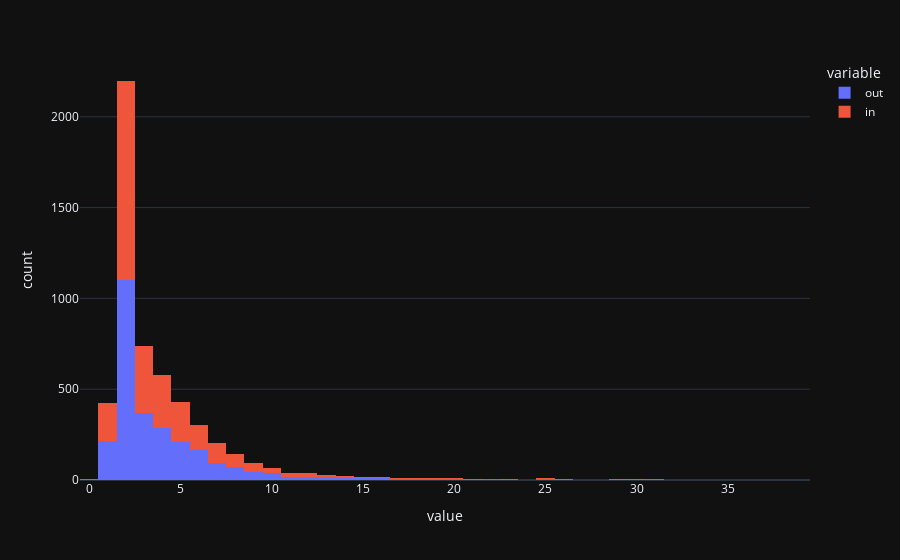

The notebook cell this image was saved under:
### Code cell
outDegrees = list(dict(TN.dirgraph.out_degree).values())
inDegrees = list(dict(TN.dirgraph.in_degree).values())

df = pd.DataFrame({"out": outDegrees, "in": inDegrees})

df

px.histogram(df)

### Figure 1 — Plotly figure (JSON) as saved in the notebook; plotly's stock layout.template omitted (floating-point values rounded to 4 significant figures; data arrays with more than 128 entries replaced by an {"elided": "..."} marker saying what was removed)
{"data": [{"alignmentgroup": "True", "bingroup": "x", "hovertemplate": "variable=out<br>value=%{x}<br>count=%{y}<extra></extra>", "legendgroup": "out", "marker": {"color": "#636efa", "pattern": {"shape": ""}}, "name": "out", "offsetgroup": "out", "orientation": "v", "showlegend": true, "x": {"elided": "2719 int values"}, "xaxis": "x", "yaxis": "y", "type": "histogram"}, {"alignmentgroup": "True", "bingroup": "x", "hovertemplate": "variable=in<br>value=%{x}<br>count=%{y}<extra></extra>", "legendgroup": "in", "marker": {"color": "#EF553B", "pattern": {"shape": ""}}, "name": "in", "offsetgroup": "in", "orientation": "v", "showlegend": true, "x": {"elided": "2719 int values"}, "xaxis": "x", "yaxis": "y", "type": "histogram"}], "layout": {"xaxis": {"anchor": "y", "domain": [0.0, 1.0], "title": {"text": "value"}}, "yaxis": {"anchor": "x", "domain": [0.0, 1.0], "title": {"text": "count"}}, "legend": {"title": {"text": "variable"}, "tracegroupgap": 0}, "margin": {"t": 60}, "barmode": "relative"}}
